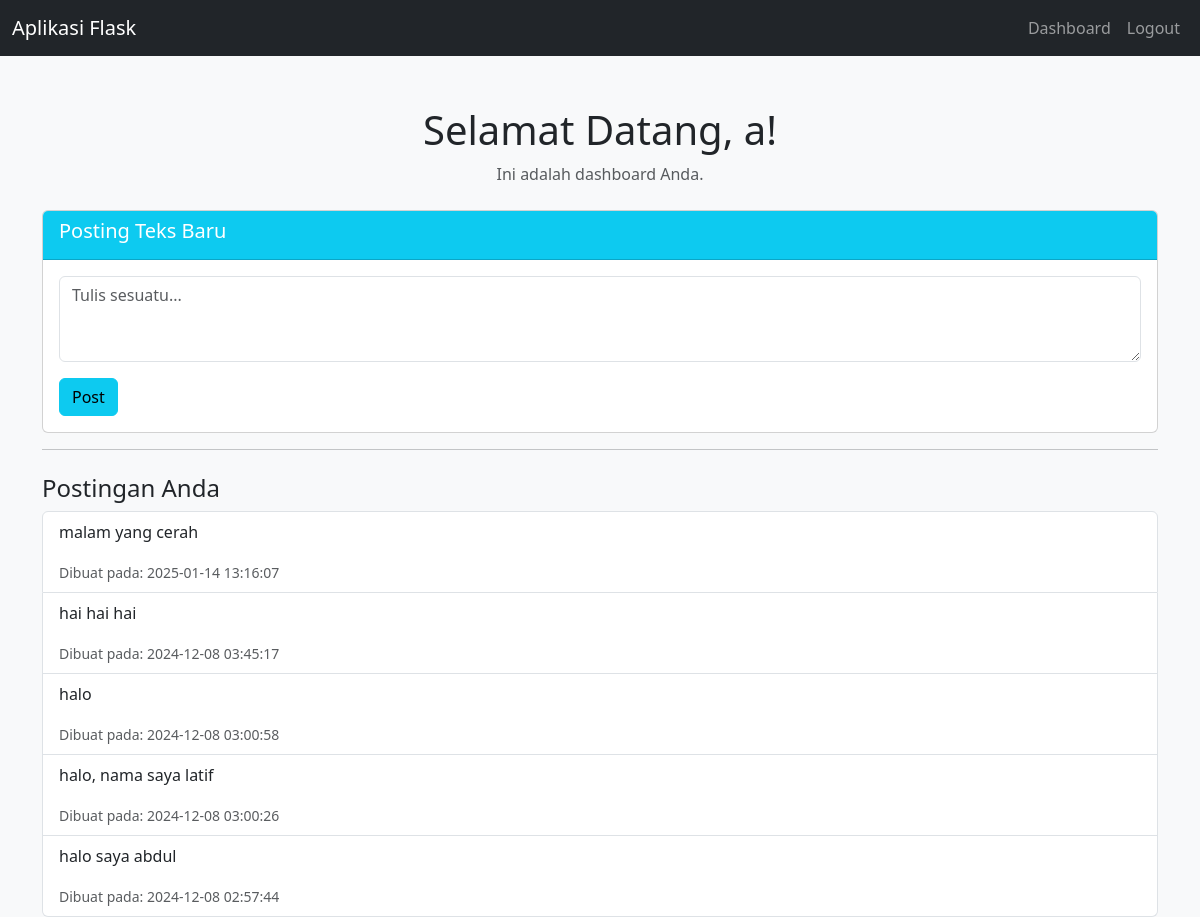
The app's page /dashboard (signed in) with its own data.
### tables this page shows
CREATE TABLE uploaded_texts (
            id INTEGER PRIMARY KEY AUTOINCREMENT,
            user_id INTEGER NOT NULL,
            text_content TEXT NOT NULL,
            created_at TIMESTAMP DEFAULT CURRENT_TIMESTAMP,
            FOREIGN KEY (user_id) REFERENCES users (id)
        );

### app.py (the view, shortened to what this page needs)
@app.route("/dashboard", methods=["GET", "POST"])
def dashboard():
    if "user_id" not in session:  # Periksa apakah pengguna sudah login
        flash("Silakan login terlebih dahulu.", "warning")
        return redirect(url_for("login"))
    user_id = session["user_id"]  # Ambil user ID dari session
    username = session["username"]  # Ambil username dari session
    conn = get_db_connection()
    texts = conn.execute(
        "SELECT text_content, created_at FROM uploaded_texts WHERE user_id = ? ORDER BY created_at DESC",
        (user_id,)
    ).fetchall()
    conn.close()
    return render_template("dashboard.html", username=username, texts=texts)

### app.py (called while the page is built)
def get_db_connection():
    conn = sqlite3.connect('users.db')
    conn.row_factory = sqlite3.Row  # Supaya hasil query berbentuk dictionary-like
    return conn

### templates/dashboard.html
{% extends "base.html" %} {% block content %}
<div class="text-center mb-4">
  <h1>Selamat Datang, {{ username }}!</h1>
  <p class="text-muted">Ini adalah dashboard Anda.</p>
</div>
<div class="card">
  <div class="card-header bg-info text-white">
    <h5>Posting Teks Baru</h5>
  </div>
  <div class="card-body">
    <form method="POST">
      <div class="mb-3">
        <textarea
          class="form-control"
          name="text_content"
          rows="3"
          placeholder="Tulis sesuatu..."
          required
        ></textarea>
      </div>
      <button type="submit" class="btn btn-info">Post</button>
    </form>
  </div>
</div>
<hr />
<div class="mt-4">
  <h4>Postingan Anda</h4>
  {% if texts %}
  <ul class="list-group">
    {% for text in texts %}
    <li class="list-group-item">
      <p>{{ text.text_content }}</p>
      <small class="text-muted">Dibuat pada: {{ text.created_at }}</small>
    </li>
    {% endfor %}
  </ul>
  {% else %}
  <p class="text-muted">Belum ada postingan.</p>
  {% endif %}
</div>
{% endblock %}

### templates/base.html (style rules this page uses)
body { background-color: #f8f9fa; }

### records on screen
uploaded_texts: text_content "malam yang cerah", created_at "2025-01-14 13:16:07"
uploaded_texts: text_content "hai hai hai", created_at "2024-12-08 03:45:17"
uploaded_texts: text_content "halo", created_at "2024-12-08 03:00:58"
uploaded_texts: text_content "halo, nama saya latif", created_at "2024-12-08 03:00:26"
uploaded_texts: text_content "halo saya abdul", created_at "2024-12-08 02:57:44"

### other values on screen
{{ username }} "a"
